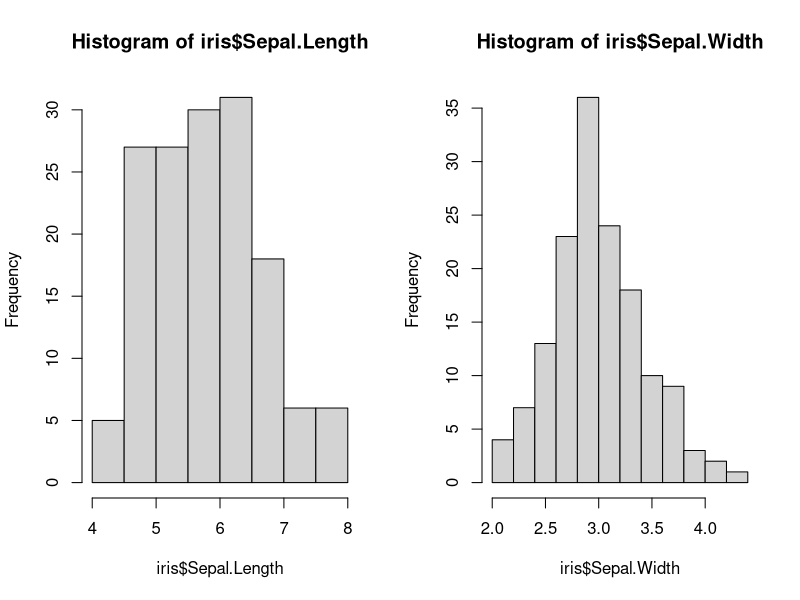
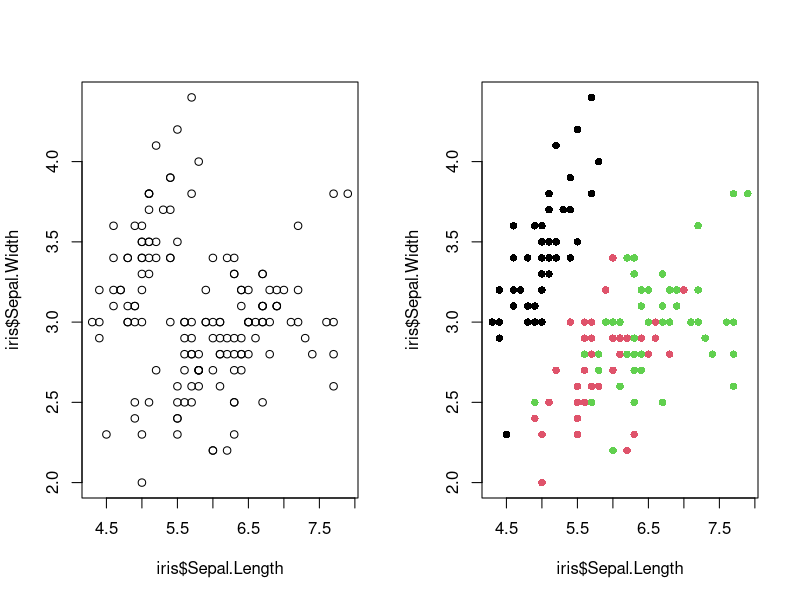
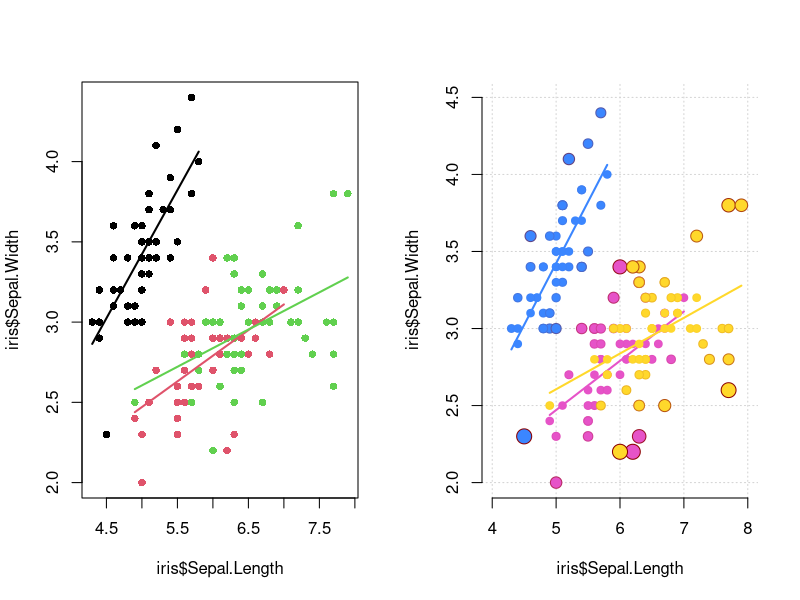
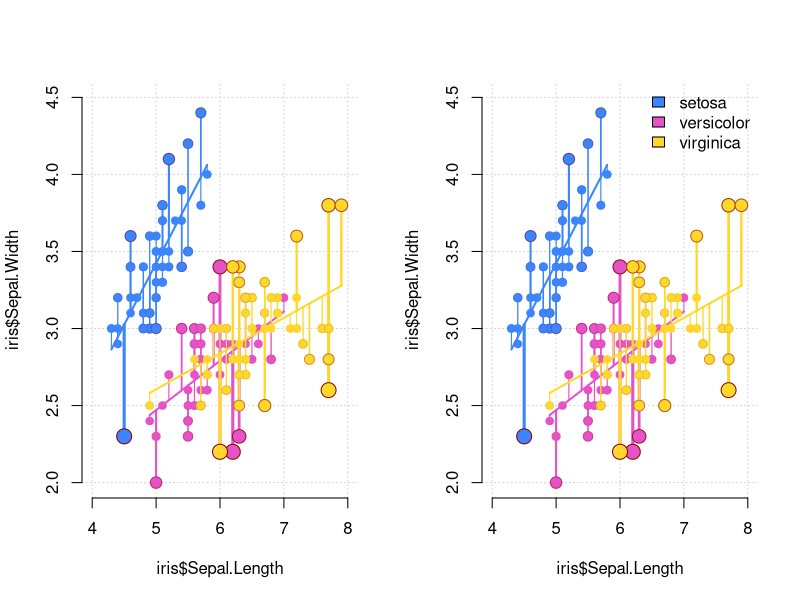

Write R code to recreate these figures, in order.
## ---- chunk 1
data(iris)
## ---- chunk 2
par(mfrow = c(1, 2))
hist(iris$Sepal.Length)
hist(iris$Sepal.Width)
## ---- chunk 3
plot(x = iris$Sepal.Length, y = iris$Sepal.Width)
## ---- chunk 4
plot(x = iris$Sepal.Length, y = iris$Sepal.Width, 
  col = iris$Species, pch = 16)
## ---- chunk 5
summary(lm(iris$Sepal.Width ~ iris$Sepal.Length))
## ---- chunk 6
spp <- unique(iris$Species)
lapply(spp, function(mySpp){
  lmX <- lm(iris$Sepal.Width[iris$Species == mySpp] ~ 
    iris$Sepal.Length[iris$Species == mySpp])
  summary(lmX)
})
## ---- chunk 7
plot(x = iris$Sepal.Length, y = iris$Sepal.Width, 
  col = iris$Species, pch = 16)
spp <- unique(iris$Species)
trash <- lapply(spp, function(mySpp){
  lmX <- lm(iris$Sepal.Width[iris$Species == mySpp] ~ 
    iris$Sepal.Length[iris$Species == mySpp])
  points(x = iris$Sepal.Length[iris$Species == mySpp], 
    y = predict(lmX), type = 'l', lwd = 2, col = mySpp)
})
## ---- chunk 8
plot(x = iris$Sepal.Length, y = iris$Sepal.Width, 
  type = 'n', axes = FALSE, 
  ylim = c(2, 4.5), xlim = c(4, 8), 
  panel.first = {
    grid()
    axis(1)
    axis(2)
  })
my3col <- c("#3b86ff", "#e653c8", "#ffd82b")
spp <- unique(iris$Species)
trash <- lapply(spp, function(mySpp){
  lmX <- lm(iris$Sepal.Width[iris$Species == mySpp] ~ 
    iris$Sepal.Length[iris$Species == mySpp])
  points(x = iris$Sepal.Length[iris$Species == mySpp], 
    y = predict(lmX), type = 'l', lwd = 2, col = my3col[mySpp])
  myCol <- colorRampPalette(c(my3col[mySpp], "darkred"))(101)
  colRank <- (iris$Sepal.Width[iris$Species == mySpp] - 
    predict(lmX))^2
  colRank <- round((colRank - min(colRank)) / 
    (max(colRank) - min(colRank)) * 100) + 1
  points(
    x = iris$Sepal.Length[iris$Species == mySpp],
    y = iris$Sepal.Width[iris$Species == mySpp], 
    bg = my3col[mySpp], col = myCol[colRank], pch = 21, 
    cex = 1 + colRank/100)
})
## ---- chunk 9
plot(x = iris$Sepal.Length, y = iris$Sepal.Width, 
  type = 'n', axes = FALSE, 
  ylim = c(2, 4.5), xlim = c(4, 8), 
  panel.first = {
    grid()
    axis(1)
    axis(2)
  })
my3col <- c("#3b86ff", "#e653c8", "#ffd82b")
spp <- unique(iris$Species)
trash <- lapply(spp, function(mySpp){
  lmX <- lm(iris$Sepal.Width[iris$Species == mySpp] ~ 
    iris$Sepal.Length[iris$Species == mySpp])
  points(x = iris$Sepal.Length[iris$Species == mySpp], 
    y = predict(lmX), type = 'l', lwd = 2, col = my3col[mySpp])
  myCol <- colorRampPalette(c(my3col[mySpp], "darkred"))(101)
  colRank <- (iris$Sepal.Width[iris$Species == mySpp] - 
    predict(lmX))^2
  colRank <- round((colRank - min(colRank)) / 
    (max(colRank) - min(colRank)) * 100) + 1
  segments(
    x0 = iris$Sepal.Length[iris$Species == mySpp],
    y0 = predict(lmX),
    x1 = iris$Sepal.Length[iris$Species == mySpp],
    y1 = iris$Sepal.Width[iris$Species == mySpp], 
    col = my3col[mySpp], lwd = 1 + colRank/50
  )
  points(
    x = iris$Sepal.Length[iris$Species == mySpp],
    y = iris$Sepal.Width[iris$Species == mySpp], 
    bg = my3col[mySpp], col = myCol[colRank], pch = 21, 
    cex = 1 + colRank/100)
})
## ---- chunk 10
plot(x = iris$Sepal.Length, y = iris$Sepal.Width, 
  type = 'n', axes = FALSE, 
  ylim = c(2, 4.5), xlim = c(4, 8), 
  panel.first = {
    grid()
    axis(1)
    axis(2)
  })
my3col <- c("#3b86ff", "#e653c8", "#ffd82b")
spp <- unique(iris$Species)
trash <- lapply(spp, function(mySpp){
  lmX <- lm(iris$Sepal.Width[iris$Species == mySpp] ~ 
    iris$Sepal.Length[iris$Species == mySpp])
  points(x = iris$Sepal.Length[iris$Species == mySpp], 
    y = predict(lmX), type = 'l', lwd = 2, col = my3col[mySpp])
  myCol <- colorRampPalette(c(my3col[mySpp], "darkred"))(101)
  colRank <- (iris$Sepal.Width[iris$Species == mySpp] - 
    predict(lmX))^2
  colRank <- round((colRank - min(colRank)) / 
    (max(colRank) - min(colRank)) * 100) + 1
  segments(
    x0 = iris$Sepal.Length[iris$Species == mySpp],
    y0 = predict(lmX),
    x1 = iris$Sepal.Length[iris$Species == mySpp],
    y1 = iris$Sepal.Width[iris$Species == mySpp], 
    col = my3col[mySpp], lwd = 1 + colRank/50
  )
  points(
    x = iris$Sepal.Length[iris$Species == mySpp],
    y = iris$Sepal.Width[iris$Species == mySpp], 
    bg = my3col[mySpp], col = myCol[colRank], pch = 21, 
    cex = 1 + colRank/100)
})
legend("topright", fill = my3col, 
  legend = levels(iris$Species), bty = "n")
